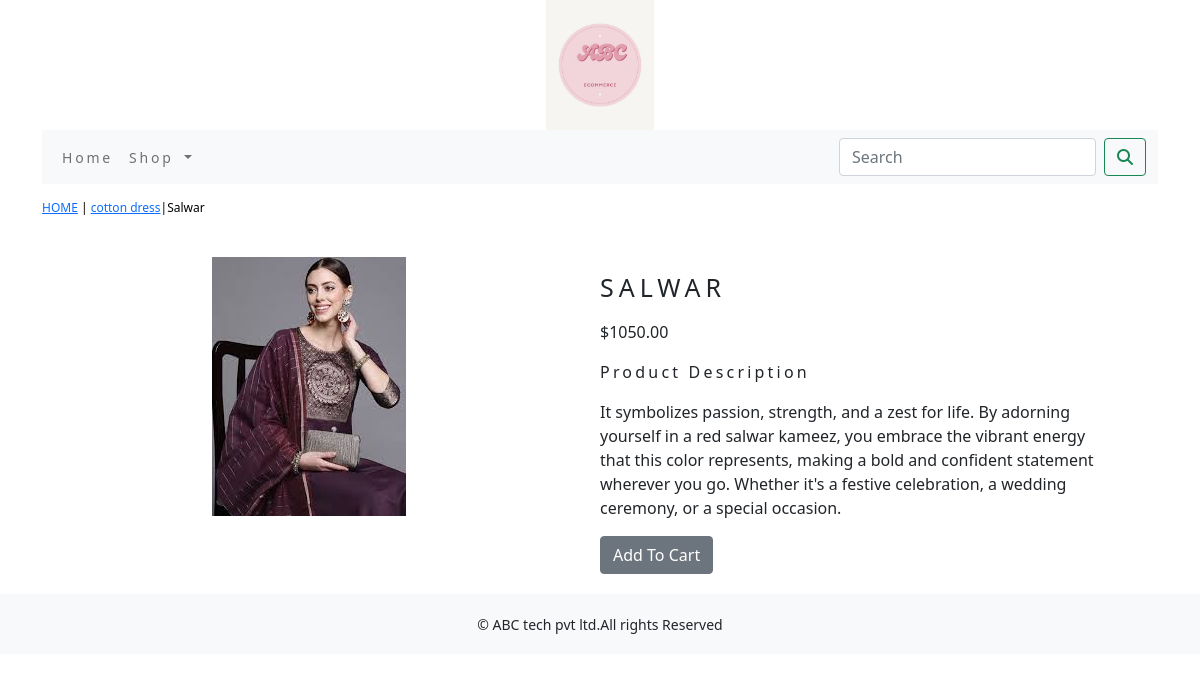
Screenshot of /shop/cotton-dress/salwar/ with the database file from the repository.
### shop/models.py (models this page shows, shortened)
class Product(models.Model):
    name=models.CharField(max_length=250,unique=True)
    slug=models.SlugField(max_length=250,unique=True)
    description=models.TextField(blank=True)
    price=models.DecimalField(max_digits=10,decimal_places=2)
    category=models.ForeignKey(Category,on_delete=models.CASCADE)
    image = models.ImageField(upload_to='product', blank=True)
    stock=models.IntegerField()
    available=models.BooleanField(default=True)
    created=models.DateTimeField(auto_now_add=True)
    updated=models.DateTimeField(auto_now=True)
    class Meta:
        ordering=('name',)
        verbose_name='product'
        verbose_name_plural='products'

class Category(models.Model):
    name=models.CharField(max_length=250,unique=True)
    slug=models.SlugField(max_length=250,unique=True)
    description=models.TextField(blank=True)
    image=models.ImageField(upload_to='category',blank=True)
    class Meta:
        ordering=('name',)
        verbose_name='category'
        verbose_name_plural='categories'
    def get_url(self):
        return reverse('shop:products_by_category',args=[self.slug])
    def __str__(self):
        return '{}'.format(self.name)

### shop/views.py (the view)
# urls.py: path('<slug:c_slug>/<slug:product_slug>/',views.proDetail,name='prodCatdetail')
def proDetail(request,c_slug,product_slug):
    try:
        product=Product.objects.get(category__slug=c_slug,slug=product_slug)
    except Exception as e:
        raise e
    return render(request,'product.html',{'product':product})

### cart/context_processors.py (called while the page is built)
def counter(request):
    item_count=0
    if 'admin' in request.path:
        return {}
    else:
        try:
            cart=Cart.objects.filter(cart_id=_cart_id(request))
            car_items=CartItem.objects.all().filter(cart=cart[:1])
            for cart_items in car_items:
                item_count += cart_items.quantity
        except Cart.DoesNotExist:
            item_count =0
    return dict(item_count=item_count)

### cart/views.py (called while the page is built)
def _cart_id(request):
    cart=request.session.session_key
    if not cart:
        cart=request.session.create()
    return cart

### shop/context_processors.py (called while the page is built)
def menu_links(request):
    links=Category.objects.all()
    return dict(links=links)

### templates/product.html (shortened to what this page needs)
{% extends 'base.html' %}
{% load static %}
{% block content %}
<div class="row my_prod_row_class">
    <div class="mx_auto">
        <p><a href="{% url 'shop:allProdCat' %}">HOME</a> | <a href="{{product.category.get_url}}">{{product.category}}</a>|{{product.name}} </p>
    </div>
    <div class="container">
</div>
<br>
<div class="row">
    <div class="col-12 col-sm-12 col-md-12 col-lg-6 text-center">
        <div style="min-width:18rem">
            <img src="{{product.image.url}}" alt="{{product.name}}">
        </div>
    </div>
        <div class="col-12 col-sm-12 col-md-12 col-lg-6 ">
            <div>
            <h1 class="my_prod_title">{{product.name}}</h1>
            <p>${{product.price}}</p>
            <p class="my_title">Product Description</p>
            <p class="text-justify my_prod_text">{{product.description}}</p>
            {% if product.stock <= 0 %}
            <p class="text-justify my_prod_text"><b> OUT OF STOCK</b></p>
            {% else %}
            <a class="btn btn-secondary" href="{% url 'cart:add_cart' product.id %}">Add To Cart</a>
            {% endif %}
        </div>
    </div>
</div>
</div>
</div>
{% endblock %}

### static/css/custom.css (style rules this page uses)
body { font-family: 'Roboto', sans-serif; }
.my_title { font-size:16px; text_transform:uppercase; letter-spacing:.2em; }
.my_prod_row_class { padding-top:15px; padding-bottom:20px; }
.my_prod_row_class .mx_auto { color:#000; font-size:12px; text-decoration:none; }
.my_prod_title { font-size:25px; text-transform:uppercase; letter-spacing:.2em; padding-top:15px; padding-bottom:10px; }
.my_prod_text { padding-right:20px; }

### rows the page displays
Product: category "cotton dress", name "Salwar", image (picture), name "SALWAR", price "1050.00", description "It symbolizes passion, strength, and a zest for life. By adorning yourself in a red salwar kameez, you embrace the vibrant energy that this color represents, making a bold and confident statement wherever you go. Whether it's a festive celebration, a wedding ceremony, or a special occasion."
